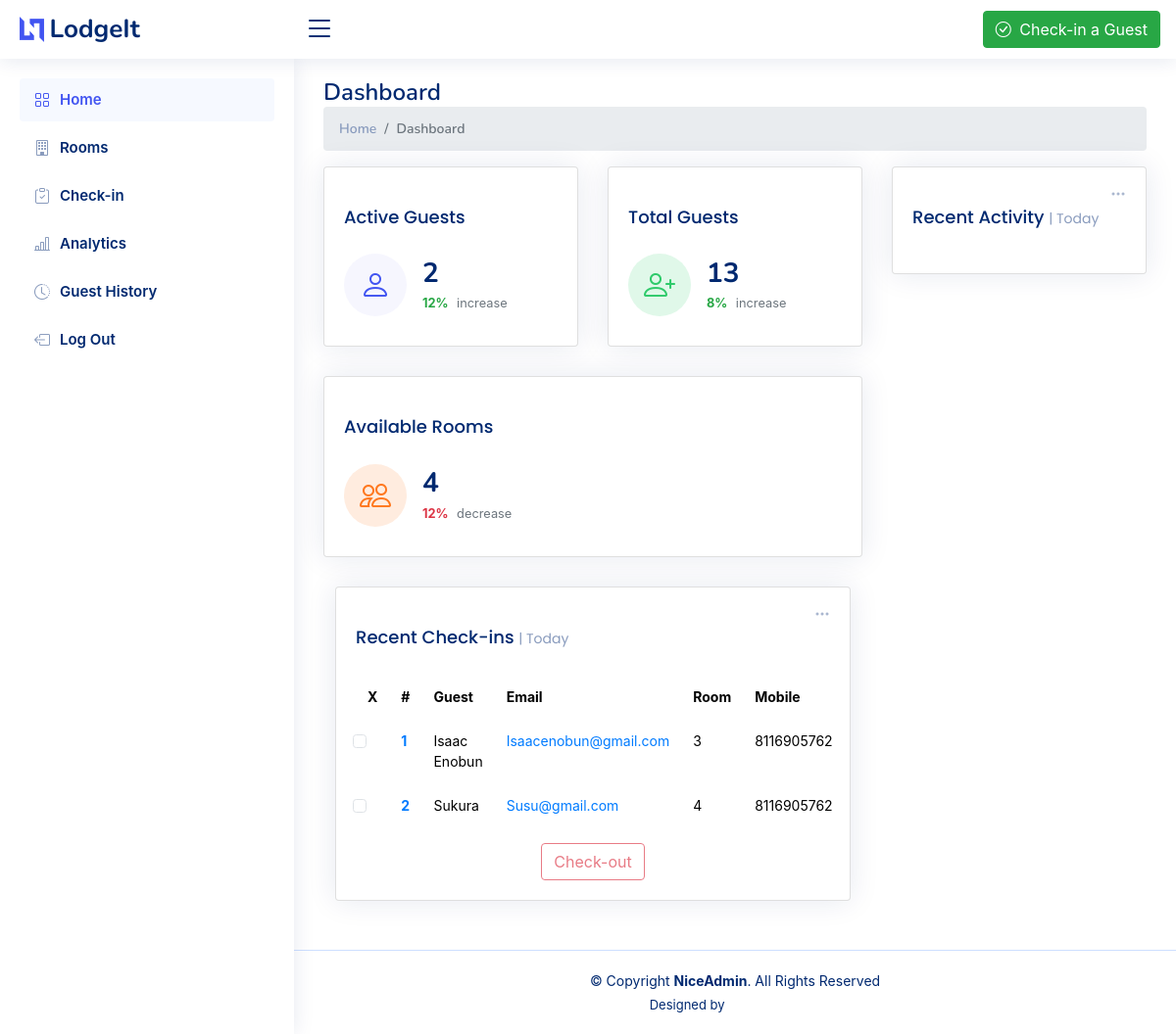
The page / (signed in) on the database as committed earlier.
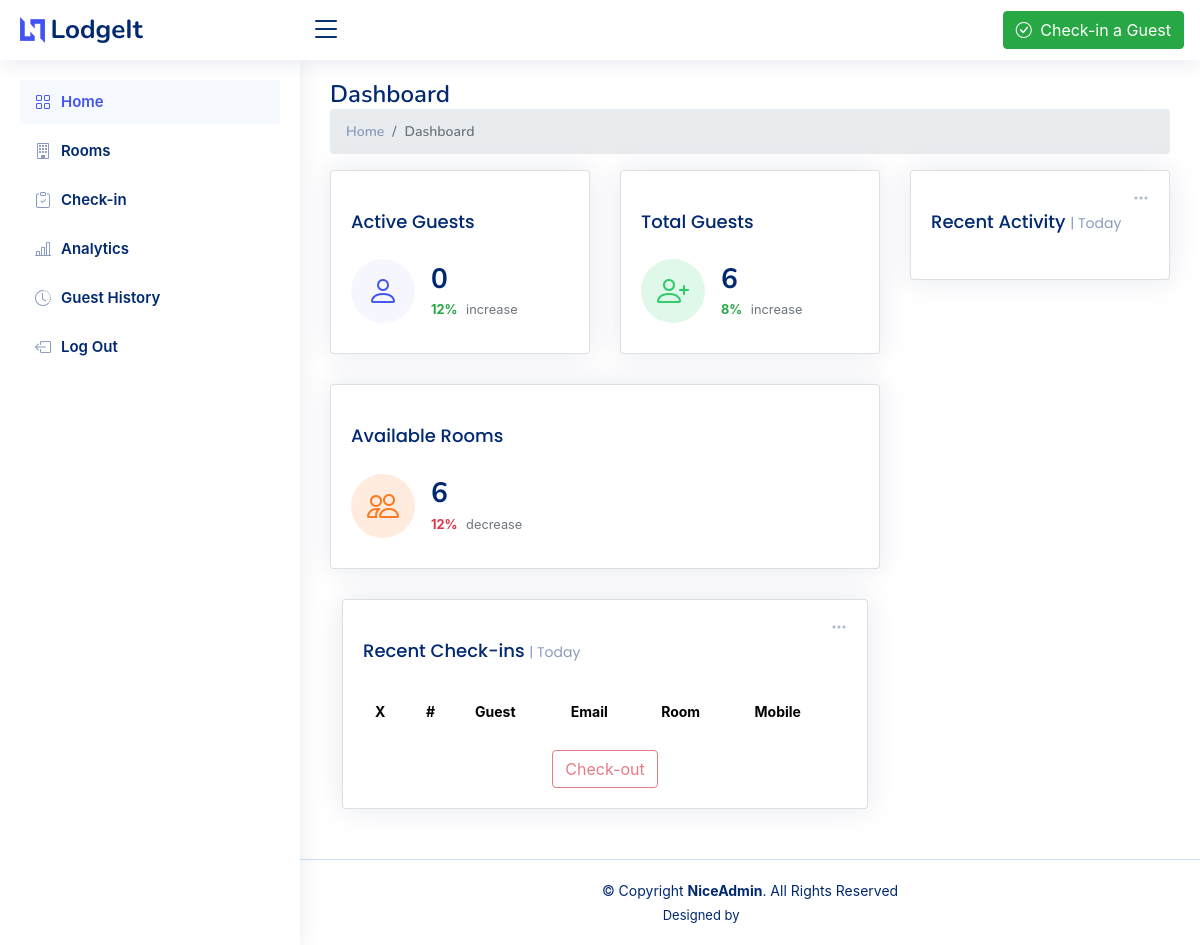
The same page on the database as committed later.
### LodgeApp/models.py (models this page shows, shortened)
class Guest(models.Model):
    name = models.CharField(max_length=50)
    email = models.EmailField()
    number = models.IntegerField()
    room  = models.ForeignKey(Room, on_delete=models.CASCADE)
    check_in = models.DateTimeField(auto_now_add=True)
    staff = models.ForeignKey(Staff, on_delete=models.CASCADE)
    check_out = models.DateTimeField(null=True,blank=True)
    revenue = models.ForeignKey(Revenue, on_delete=models.CASCADE, null=True, blank=True)

class Room(models.Model):
    ROOM_NUMBERS = [(str(num),str(num)) for num in range(1,21)]
    ROOM_TYPES = [('regular', 'Regular'),
                   ('business', 'Business'),
                   ('executive', 'Executive')
                  ]
    room_number = models.CharField(max_length=2, choices=ROOM_NUMBERS, unique=True)
    room_status = models.BooleanField(default=False)
    room_price = models.IntegerField(default=10000)
    room_type = models.CharField(max_length=50, choices=ROOM_TYPES, default='Regular')

### LodgeApp/views.py (the view)
# urls.py: path('', views.dashboard, name='dashboard'),
def dashboard(request):
    if not request.user.is_authenticated:
        return redirect('sign-in')
    logs = Log.objects.filter(timestamp__date=timezone.now().date()).order_by('-id')[:5]
    active_guests = Guest.objects.filter(check_out__isnull=True)
    total_guests = Guest.objects.count()
    available_rooms = Room.objects.filter(room_status=False).count()
    context = {
        'active_guests': active_guests,
        'total_guests': total_guests,
        'staff': request.user,
        'logs': logs,
        'available_rooms': available_rooms,
        'page_name':'Home'
    }
    return render(request, 'index.html', context)

### LodgeApp/templates/index.html (shortened to what the changed rows need)
{% extends 'base.html' %}
{% load static %}
{% load custom_filters %}
{% block content %}
<body>
    <main id="main" class="main">
      <div class="pagetitle">
        <h1>Dashboard</h1>
      </div>
      <section class="section dashboard">
        <div class="row">
          <div class="col-lg-8">
            <div class="row">
              <div class="col-xxl-4 col-md-6">
                <div class="card info-card sales-card">
                  <div class="card-body">
                    <div class="d-flex align-items-center">
                      <div class="ps-3">
                        <h6>{{active_guests | length}}</h6>
                        <span class="text-success small pt-1 fw-bold">12%</span>
                        <span class="text-muted small pt-2 ps-1">increase</span>
                      </div>
                    </div>
                  </div>
                </div>
              </div>
              <div class="col-xxl-4 col-md-6">
                <div class="card info-card revenue-card">
                  <div class="card-body">
                    <div class="d-flex align-items-center">
                      <div class="ps-3">
                        <h6>{{total_guests}}</h6>
                        <span class="text-success small pt-1 fw-bold">8%</span>
                        <span class="text-muted small pt-2 ps-1">increase</span>
                      </div>
                    </div>
                  </div>
                </div>
              </div>
              <div class="col-xxl-4 col-xl-12">
                <div class="card info-card customers-card">
                  <div class="card-body">
                    <div class="d-flex align-items-center">
                      <div class="ps-3">
                        <h6>{{available_rooms}}</h6>
                        <span class="text-danger small pt-1 fw-bold">12%</span>
                        <span class="text-muted small pt-2 ps-1">decrease</span>
                      </div>
                    </div>
                  </div>
                </div>
              </div>
              <form action="{% url 'check-out' %}" method="post">
                <div class="col-12">
                    <div class="card recent-sales overflow-auto">
                        <div class="card-body">
                            <table class="table table-borderless datatable">
                                <thead>
                                    <tr>
                                        <th scope="col">X</th>
                                        <th scope="col">#</th>
                                        <th scope="col">Guest</th>
                                        <th scope="col">Email</th>
                                        <th scope="col">Room</th>
                                        <th scope="col">Mobile</th>
                                    </tr>
                                </thead>
                                <tbody>
                                    {% for guest in active_guests %}
                                    <tr>
                                        <td class="text-center">
                                            <input
                                                class="form-check-input me-1"
                                                type="checkbox"
                                                name="guest_ids"
                                                value="{{guest.id}}"
                                                aria-label="..."
                                            />
                                        </td>
                                        <th scope="row"><a href="#">{{ forloop.counter }}</a></th>
                                        <td>{{guest.name}}</td>
                                        <td>
                                            <a href="mailto:{{guest.email}}">{{guest.email}}</a>
                                        </td>
                                        <td>{{guest.room.room_number}}</td>
                                        <td>{{guest.number}}</td>
                                    </tr>
                                    {% endfor %}
                                </tbody>
                            </table>
                        </div>
                    </div>
                </div>
            </form>
            </div>
          </div>
          </div>
      </section>
    </main>
  </body>
  {% endblock content %}

Rows that differ between the two databases and show on the page:
removed Guest: name "Isaac Enobun", email "Isaacenobun@gmail.com", room.room_number "3", number "8116905762"
removed Guest: name "Sukura", email "Susu@gmail.com", room.room_number "4", number "8116905762"
Other text that changed with them:
{{ active_guests | length }}: "2" → "0"
{{ total_guests }}: "13" → "6"
{{ available_rooms }}: "4" → "6"
